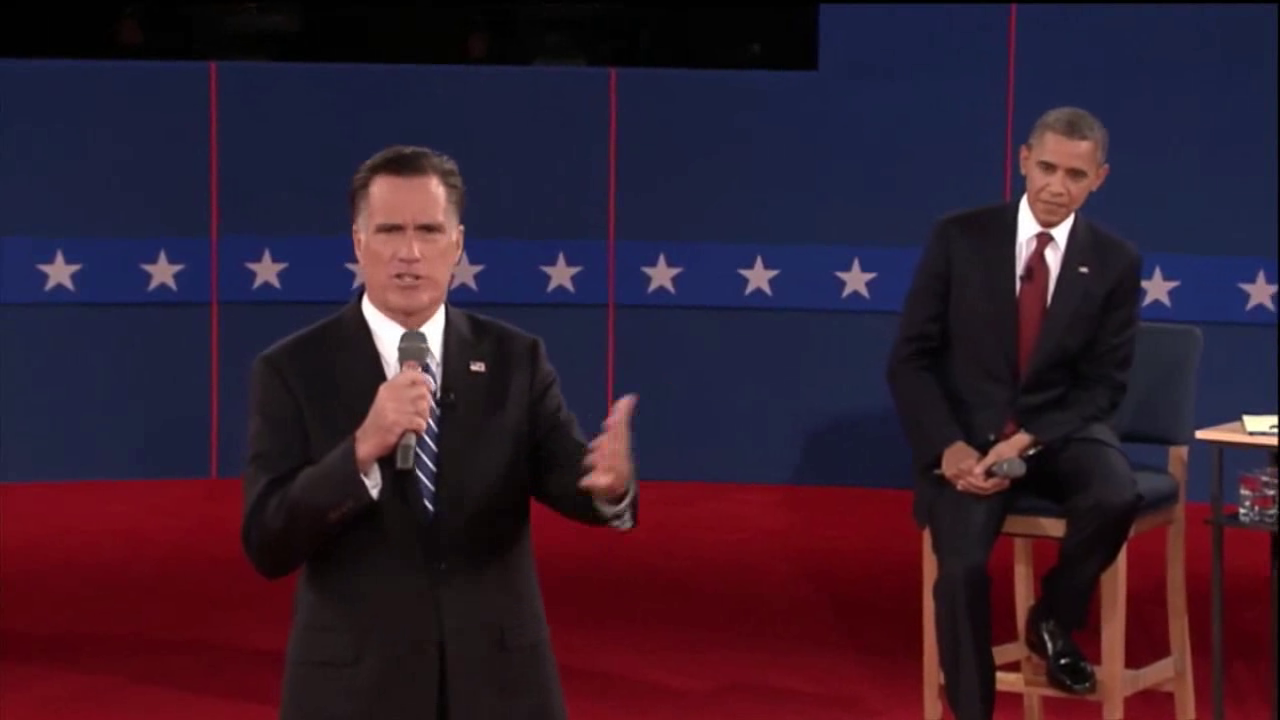
#> input picture frame 31 of ps6/input/pres_debate.avi, 1280 x 720 px
$ python test.py   (Python 2 division)   (older library calls are emulated)
#> lines starting #> are read from the running program, lines starting #| are printed output that depends on the picture
### ps6/algo.py
import numpy as np
import cv2

# [19 lines left out: function stochastic_universal_sampling, not called in this run]

def mean_squared_error(template, target):
    mse = np.sum(((template.astype(float) - target.astype(float)) ** 2)) / (template.shape[0] * template.shape[1])
    return mse

def histogram_distance(template, target):
    template_hist = np.zeros((256, 3))
    target_hist = np.zeros((256, 3))

    width = template.shape[1]
    height = template.shape[0]

    for ch in range(0, 3):
        template_hist[:, ch] = np.array(cv2.calcHist([template], [ch], None, [256], [0, 256]))[:, 0]
        target_hist[:, ch] = np.array(cv2.calcHist([target.astype(np.uint8)], [ch], None, [256], [0, 256]))[:, 0]

    template_hist /= float(width * height)
    target_hist /= float(width * height)

    dist = 0


    '''
    for k in range(0, 256):
        for ch in range(0, 3):
            if template_hist[k, ch] == 0 and target_hist[k, ch] == 0:
                continue
            else:
                dist += (template_hist[k, ch] - target_hist[k, ch])**2/(template_hist[k, ch] + target_hist[k, ch])
    '''
    hist_sum = template_hist + target_hist
    nonzero_mask = hist_sum > 0
    hist_sub = template_hist - target_hist

    dist = 0.5 * np.sum(hist_sub[nonzero_mask]**2 / hist_sum[nonzero_mask])

    return dist

### ps6/test.py
import numpy as np
import cv2
import algo
import os
import math

cap = cv2.VideoCapture('input\\pres_debate.avi')

x0 = 160
y0 = 88
w = 20
h = 20

t = 0
template = np.zeros((h, w))

num_sample = 100
sample_set = []

center_x = float(x0 + w / 2)
center_y = float(y0 + h / 2)

alpha = 0

while (cap.isOpened()):
    ret, frame = cap.read()
#> frame is the input picture: shape (720, 1280, 3); mean B, G, R 46.7, 29.3, 51.1
    if not ret:
        break

    frame = cv2.resize(frame, (int(0.5 * frame.shape[1]), int(0.5 * frame.shape[0])), interpolation=cv2.INTER_CUBIC)
#> frame: shape (360, 640, 3)

    if t == 0:
        template = frame[y0: y0 + h, x0: x0 + w, :]
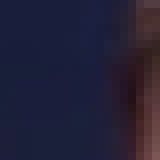
#> template: shape (20, 20, 3) (shown 8 times larger); mean B, G, R 55, 33, 35.6
        padded = np.zeros(((frame.shape[0] + h), (frame.shape[1] + w), 3))
        padded[h / 2: -h / 2, w / 2: -w / 2, :] = frame
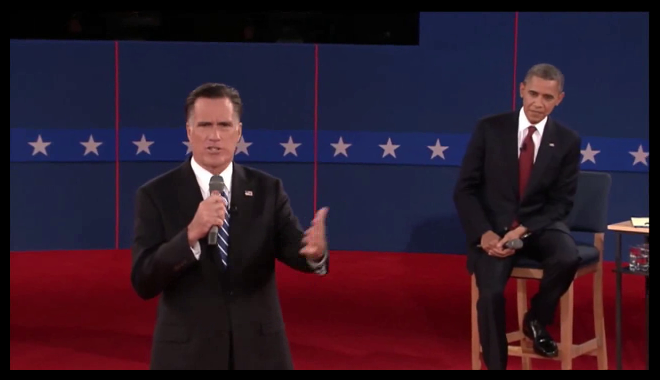
#> padded: shape (380, 660, 3) float64; mean B, G, R 42.9, 26.9, 46.9
        target = np.zeros(template.shape)
        dist_map = np.zeros((frame.shape[0], frame.shape[1]))

        for x in range(0, frame.shape[1]):
            for y in range(0, frame.shape[0]):
                target = padded[y: y + h, x: x + w, :]
#> (the run stopped early here; a loop or call above may not have finished)
